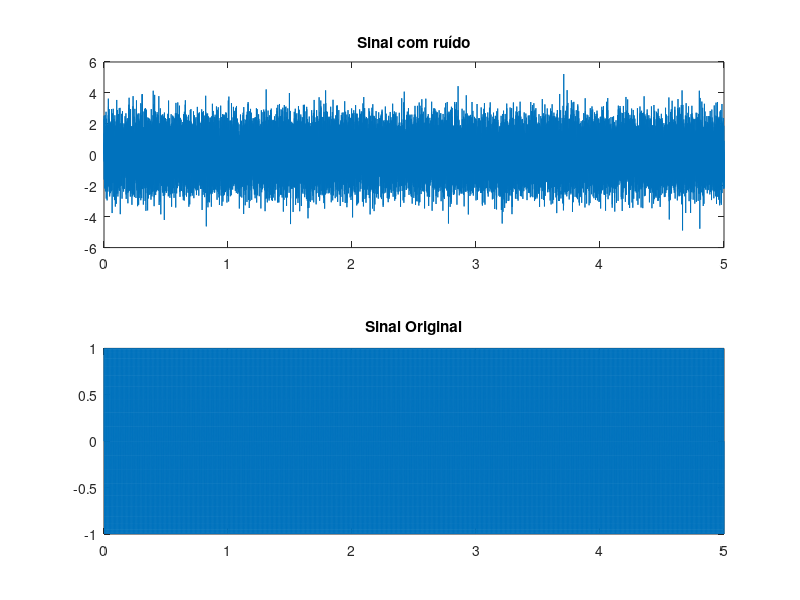
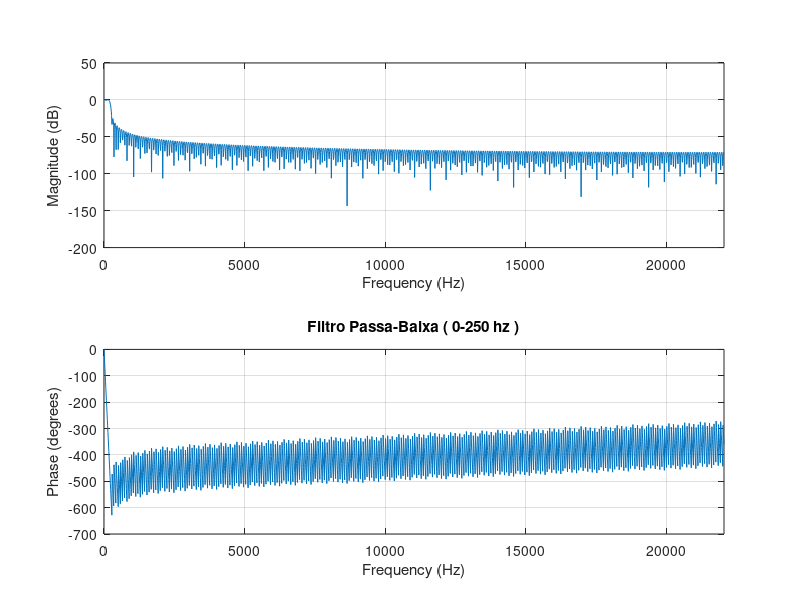
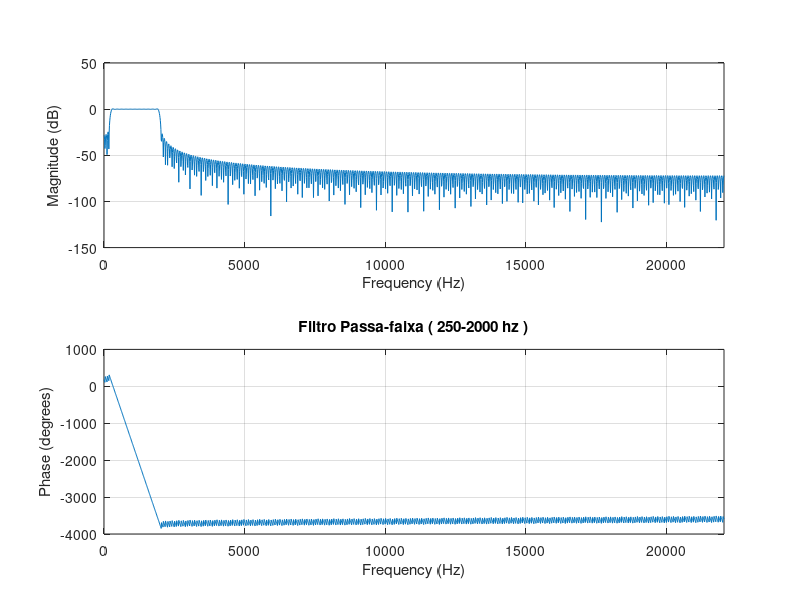
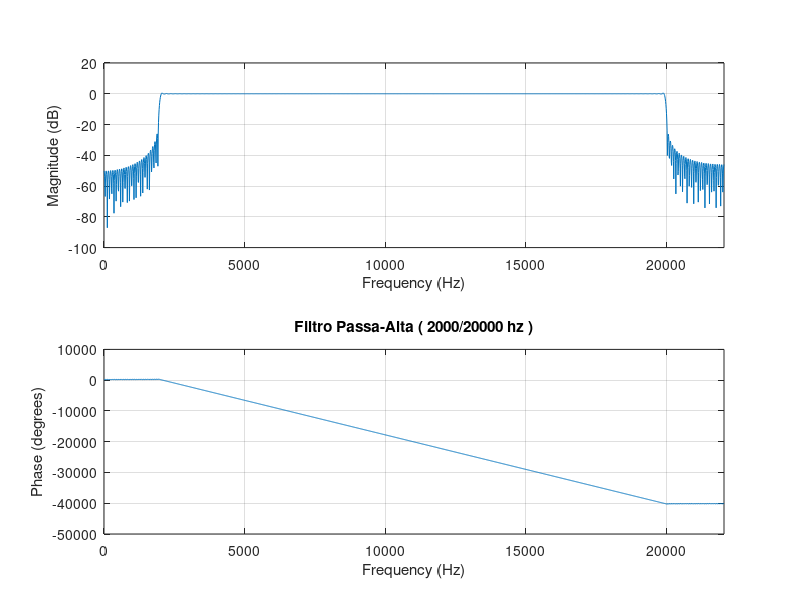

Source code (MATLAB) for these figures, in order: (Note: this script raises an error after producing the figures.)
% dependencys
pkg load signal;
pkg load control;

% global
fs = 44100; %  44,1 kHz
fc_low = 0; % freq inicial de corte para freq baixas, Hz, !graves;
fc_medium = 250; % freq inicial de corte para freq medias, Hz, !medios;
fc_high = 2000; % freq inicial de corte para freq altas, hz, !agudos;
time = 5; % record duration in seconds

% Criando um sinal senoidal de teste!!!!
t = 0:1/6000:time; % Vetor de tempo
f = 150; % Frequência do sinal senoidal
x = sin(2*pi*f*t);
noise = randn(1,length(x));
%y + noise
signal = x + noise;
% uncomment this if want to create a new file;
% add print to show when the process start!

%setRec("out.wav", 5, fs);
%% Substituir pelo sinal de voz gravado
%[x, ] = getRec(); %fs was defined in the start of the script

% FIR
ripple_max = 1; % Ripple máximo na banda de passagem (em dB)
attenuation = 60; % Atenuação na banda de rejeição (em dB)
transition_width = 1; % Largura da banda de transição (em oitavas)

% IRR

%% Substituir pelo sinal de voz gravado
%[x, ] = getRec(); %fs was defined in the start of the script

% frequências de corte
passband_low_freq = fc_low; % banda de passagem 
stopband_low_freq = 250; % banda de rejeição 
passband_medium_freq = fc_medium; % banda de passagem 
stopband_medium_freq = 2000; % banda de rejeição 
passband_high_freq = fc_high; % banda de passagem 
stopband_high_freq = 20000; % banda de rejeição 

% segundo o professor!
% Filtro passa-baixas - banda passante 0 a 250 Hz (faixa de graves) 
% Filtro passa-faixa - banda passante: 250 a 2 kHz (faixa de médios)
% Filtro passa-alta - banda passante: 2 kHz a 20 kHz (faixa de agudos) 

% segundo pesquisas!
% graves 20-250 hz
% medios 250-5000 hz
% agudos 5000-20000 hz

% Calculando as frequências normalizadas
passband_low_normalized = passband_low_freq / (fs/2);
stopband_low_normalized = stopband_low_freq / (fs/2);
passband_medium_normalized = passband_medium_freq / (fs/2);
stopband_medium_normalized = stopband_medium_freq / (fs/2);
passband_high_normalized = passband_high_freq / (fs/2);
stopband_high_normalized = stopband_high_freq / (fs/2);

% Calculando a ordem do filtro usando a regra de Kaiser
order_fir_low = kaiserord([passband_low_normalized, stopband_low_normalized], [1, 0], [ripple_max, attenuation]);
order_fir_medium = kaiserord([passband_medium_normalized, stopband_medium_normalized], [1, 0], [ripple_max, attenuation]);
order_fir_high = kaiserord([passband_high_normalized, stopband_high_normalized], [1, 0] , [ripple_max, attenuation]);
order_fir_low = 550;
order_fir_medium = 550;
order_fir_high = 550;
% print the orders for comparison!!

% Criando filtros
fir_low_filter = fir1(order_fir_low, [passband_low_normalized, stopband_low_normalized], kaiser(order_fir_low+1, ripple_max));
fir_medium_filter = fir1(order_fir_medium, [passband_medium_normalized, stopband_medium_normalized], kaiser(order_fir_medium+1, ripple_max));
fir_high_filter = fir1(order_fir_high, [passband_high_normalized, stopband_high_normalized], kaiser(order_fir_high+1,  ripple_max));

% Projeto do filtro IIR passa-baixa
[b_low, a_low] = butter(6, stopband_low_normalized, 'low');

% Aplicação do filtro IIR passa-baixa no sinal de áudio gravado
voiceFilteredLowIIR = filter(b_low, a_low, signal);

% Projeto do filtro IIR passa-faixa
[b_mid, a_mid] = butter(6, [stopband_medium_normalized, stopband_high_normalized], 'bandpass');

% Aplicação do filtro IIR passa-faixa no sinal de áudio gravado
voiceFilteredMidIIR = filter(b_mid, a_mid, signal);

% Projeto do filtro IIR passa-alta
[b_high, a_high] = butter(6, stopband_high_normalized, 'high');

% Aplicação do filtro IIR passa-alta no sinal de áudio gravado
voiceFilteredHighIIR = filter(b_high, a_high, signal);

% Aplicando filtros
filtered_low_fir = filter(fir_low_filter, 1, signal);
filtered_medium_fir = filter(fir_medium_filter, 1, signal);
filtered_high_fir = filter(fir_high_filter, 1, signal);

% plotagem sinal de entrada e ruido
figure;
subplot(2,1,1);
plot(t, signal);
title('Sinal com ruído');

subplot(2,1,2);
plot(t, x);
title('Sinal Original');

% Plotagem FIR
figure;
freqz(fir_low_filter, 1, 1024, fs);
title('Filtro Passa-Baixa ( 0-250 hz )');

figure;
freqz(fir_medium_filter, 1, 1024, fs);
title('Filtro Passa-faixa ( 250-2000 hz )');

figure;
freqz(fir_high_filter, 1, 1024, fs);
title('Filtro Passa-Alta ( 2000/20000 hz )');

figure;
subplot(2,1,3);
plot(t, filtered_low_fir);
title('Sinal Filtrado com FIR/LOW');

subplot(2,1,4);
plot(t, filtered_medium_fir);
title('Sinal Filtrado com FIR/MEDIUM');

subplot(2,1,5);
plot(t, filtered_high_fir);
title('Sinal Filtrado com FIR/HIGH');

% Plotagem dos sinais filtrados IIR
figure;

subplot(3,1,1);
plot(t, voiceFilteredLowIIR);
title('Sinal Filtrado com IIR/Baixo');

subplot(3,1,2);
plot(t, voiceFilteredMidIIR);
title('Sinal Filtrado com IIR/Médio-Alto');